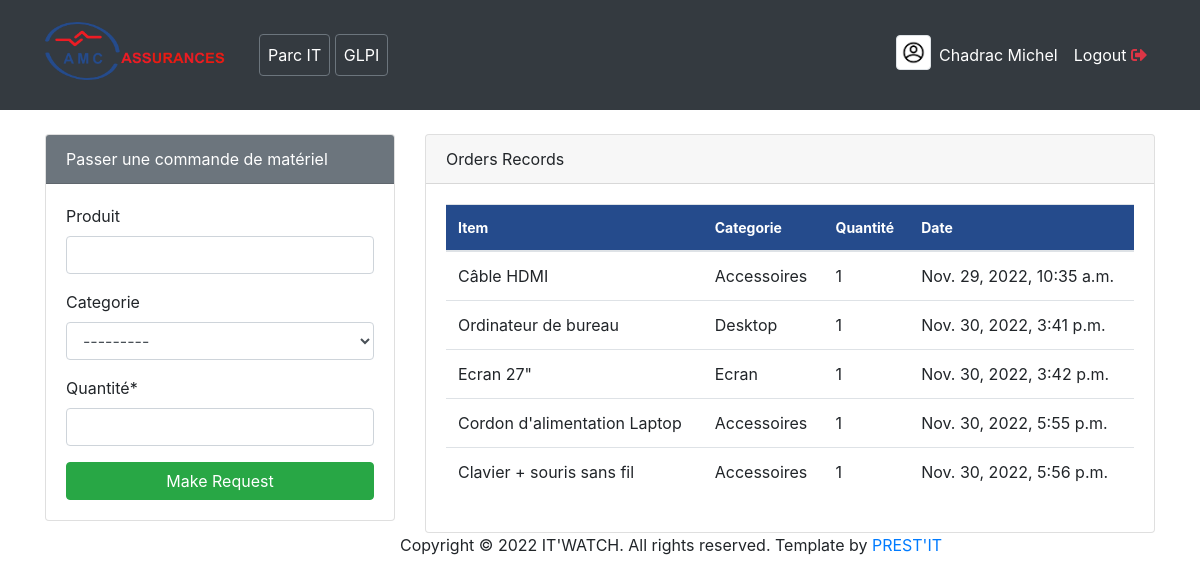
Before: / (signed in) with the older database file.
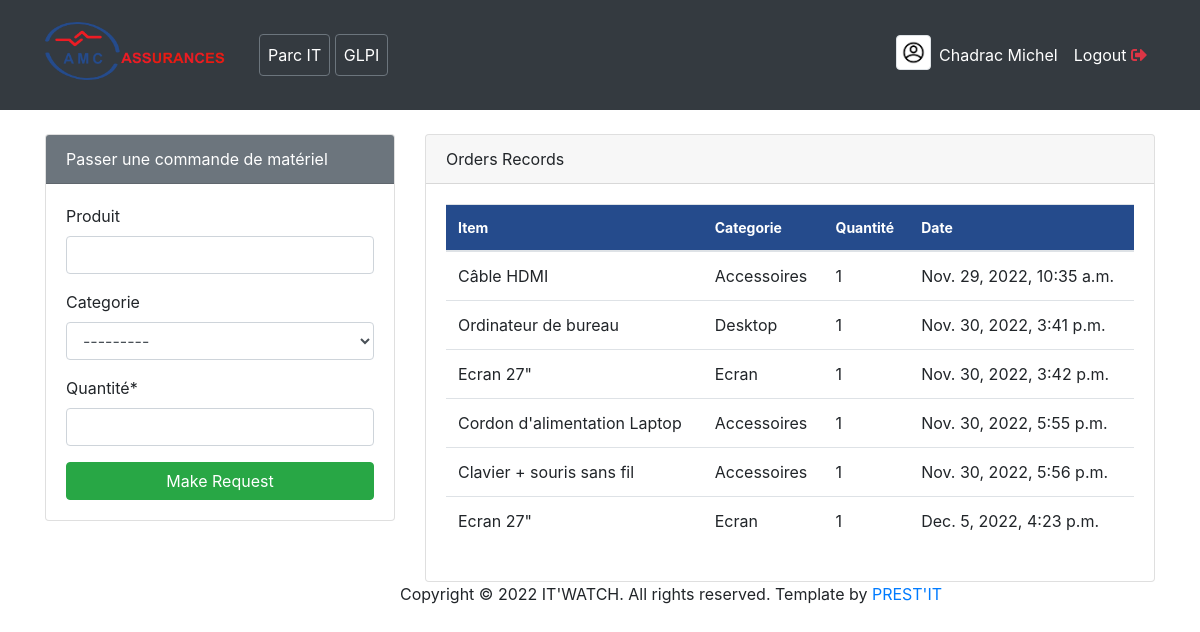
After: the same page with the newer database file.
### dashboard/models.py (models this page shows, shortened)
class Order(models.Model):
    product = models.CharField(max_length=255, blank=True, null=True,)
    category = models.CharField(max_length=255, blank=True, null=True, choices=CATEGORIE)
    staff = models.ForeignKey(User,on_delete=models.CASCADE, null=True)
    order_quantity = models.PositiveIntegerField(null=True)
    date = models.DateTimeField(auto_now_add=True )
    class Meta:
        verbose_name_plural = 'Order'  # On change le nom de cette table dans l'Admin Panel

### dashboard/views.py (the view)
# urls.py: path('', views.index, name='dashboard-index'),
@login_required()  # on met ce "decorators" pârtout où l'on veut que le user soit connecté avant d'y acceder
def index(request):
    orders = Order.objects.all()
    orders1 = Order.objects.values('product')
    products = Product.objects.all()
    if request.method == 'POST':
        form = OrderForm(request.POST)
        if form.is_valid():
            instance = form.save(commit=False)
            instance.staff = request.user
            instance.save()
            messages.success(request, "Requête enregistrée avec succès !")
            return redirect('dashboard-index')
    else:
        form = OrderForm()
    workers_count = User.objects.all().count()
    products_count = Product.objects.all().count()
    orders_count = Order.objects.all().count()
    ltp = Product.objects.filter(categorie='Laptop').count()
    laptop = int(ltp)
    dtp = Product.objects.filter(categorie='Desktop').count()
    desktop = int(dtp)
    onl = Product.objects.filter(categorie='Onduleur').count()
    onduleur = int(onl)
    imp = Product.objects.filter(categorie='Imprimante').count()
    imprimante = int(imp)
    svr = Product.objects.filter(categorie='Serveur').count()
    serveur = int(svr)
    ecr = Product.objects.filter(categorie='Ecran').count()
    ecran = int(ecr)
    nas = Product.objects.filter(categorie='Nas').count()
    nas = int(nas)
    fon= Product.objects.filter(categorie='Phone').count()
    phone = int(fon)
    pabx = Product.objects.filter(categorie='IPABX').count()
    ipabx = int(pabx)
    otr = Product.objects.filter(categorie='Autre').count()
    autre= int(otr)
    categorie_list = [
    'Laptop', 'Desktop', 'Onduleur','Imprimante', 'Serveur','Ecran',
    'Nas', 'Phone', 'IPABX', 'Autre'
    ]
    number_list = [
        laptop, desktop, onduleur, imprimante, serveur, ecran, nas,
        phone, ipabx, autre
    ]
    lp = Order.objects.filter(category='Laptop').count()
    lap = int(lp)
    dp = Order.objects.filter(category='Desktop').count()
    desk = int(dp)
    ond = Order.objects.filter(category='Onduleur').count()
    ond = int(ond)
    prt = Order.objects.filter(category='Imprimante').count()
    prt = int(prt)
    sv = Order.objects.filter(category='Serveur').count()
    sv= int(sv)
    ec = Order.objects.filter(category='Ecran').count()
    ec = int(ec)
    nasd = Order.objects.filter(category='Nas').count()
    nasd = int(nasd)
    fone= Order.objects.filter(category='Téléphonie').count()
    fone = int(fone)
    accs = Order.objects.filter(category='Accessoires').count()
    accs = int(accs)
    otre = Order.objects.filter(category='Autre').count()
    otre= int(otre)
    order_categorie = [
    'Laptop', 'Desktop', 'Onduleur','Imprimante', 'Serveur','Ecran',
    'Nas', 'Phone', 'Accesoires', 'Autre'
    ]
    order_number = [
        lap, desk, ond, prt, sv, ec, nasd,
        fone, accs, otre
    ]
    title = "Bienvenue sur IT'WATCH"
    context = {
        'title': title,
        'orders': orders,
        'orders1': orders1,
        'form': form,
        'products': products,
        'workers_count': workers_count,
        'products_count': products_count,
        'orders_count': orders_count,
        'categorie_list': categorie_list,
        'number_list': number_list,
        'order_categorie': order_categorie,
        'order_number': order_number,
    }
    return render(request, 'dashboard/index.html', context)

### dashboard/forms.py
class OrderForm(forms.ModelForm):
    class Meta:
        model = Order
        fields = ['product', 'category', 'order_quantity', ]
        labels = {
            'product': 'Produit',
            'category': 'Categorie',
            'order_quantity': 'Quantité',
        }

### dashboard/templates/dashboard/index.html
{% extends 'partials/base.html' %}
{% block content%}
{% if user.is_authenticated and user.is_staff and user.is_superuser %}
    {% include 'partials/topnav.html' %}
    <div class="container">
        <div class="row my-5">
            <div class="col-md-6">
                <div class="card-header text-white" style="background-color:rgba(143, 94, 29, 0.701);">
                    <h4>Tendances des commandes / catégorie </h4>
                </div>
                <div class="bg-white">
                    <canvas id="myChart1" width="400" height="300"></canvas>
                    <script>
                        var ctx = document.getElementById('myChart1').getContext('2d');
                        var myChart1 = new Chart(ctx, {
                            type: 'pie',
                            data: {
                                labels: [{% for order in order_categorie %} '{{order}}', {% endfor %}],
                                datasets: [{
                                    label: 'Orders',
                                    data: [{% for order in order_number %} '{{order}}', {% endfor %}],
                                    backgroundColor: [
                                        'rgba(255, 99, 132, 1)',
                                        'rgba(54, 162, 235, 1)',
                                        'rgba(255, 206, 86, 1)',
                                        'rgba(75, 192, 192, 1)',
                                        'rgba(153, 102, 255, 1)',
                                        'rgba(25, 159, 64, 1)',
                                        'rgba(32, 99, 132, 1)',
                                        'rgba(54, 162, 235, 1)',
                                        'rgba(22, 106, 112, 1)',
                                        'rgba(75, 192, 192, 1)',
                                        'rgba(15, 102, 74, 1)',
                                        'rgba(255, 159, 64, 1)'
                                    ],
                                    borderColor: [
                                        'rgba(255, 99, 132, 1)',
                                        'rgba(54, 162, 235, 1)',
                                        'rgba(255, 206, 86, 1)',
                                        'rgba(75, 192, 192, 1)',
                                        'rgba(153, 102, 255, 1)',
                                        'rgba(255, 159, 64, 1)',
                                        'rgba(32, 99, 132, 1)',
                                        'rgba(54, 162, 235, 1)',
                                        'rgba(232, 206, 86, 1)',
                                        'rgba(75, 192, 192, 1)',
                                        'rgba(153, 102, 255, 1)',
                                        'rgba(255, 159, 64, 1)'
                                    ],
                                    borderWidth: 1
                                }]
                            },
                            options: {
                                scales: {
                                    yAxes: [{
                                        ticks: {
                                            beginAtZero: true
                                        }
                                    }]
                                }
                            }
                        });
                    </script>
                </div>
            </div>
            <div class="col-md-6">
                <div class="card-header text-white" style="background-color:rgb(37, 75, 140);">
                    <h4>Tendances matériel IT / catégorie </h4>
                </div>
                <div class="bg-white">
                    <canvas id="myChart" width="400" height="300"></canvas>
                    <script>
                        var ctx = document.getElementById('myChart').getContext('2d');
                        var myChart = new Chart(ctx, {
                            type: 'bar',
                            data: {
                                labels: [{% for categorie in categorie_list %} '{{categorie}}', {% endfor %}],
                                datasets: [{
                                    label: '',
                                    data: [{% for number in number_list %} '{{number}}', {% endfor %}],
                                    backgroundColor: [
                                        'rgba(255, 99, 132, 1)',
                                        'rgba(54, 162, 235, 1)',
                                        'rgba(255, 206, 86, 1)',
                                        'rgba(75, 192, 192, 1)',
                                        'rgba(153, 102, 255, 1)',
                                        'rgba(25, 159, 64, 1)',
                                        'rgba(32, 99, 132, 1)',
                                        'rgba(54, 162, 235, 1)',
                                        'rgba(232, 206, 86, 1)',
                                        'rgba(75, 192, 192, 1)',
                                        'rgba(153, 102, 255, 1)',
                                        'rgba(255, 159, 64, 1)'
                                    ],
                                    borderColor: [
                                        'rgba(255, 99, 132, 1)',
                                        'rgba(54, 162, 235, 1)',
                                        'rgba(255, 206, 86, 1)',
                                        'rgba(75, 192, 192, 1)',
                                        'rgba(153, 102, 255, 1)',
                                        'rgba(255, 159, 64, 1)',
                                        'rgba(32, 99, 132, 1)',
                                        'rgba(54, 162, 235, 1)',
                                        'rgba(232, 206, 86, 1)',
                                        'rgba(75, 192, 192, 1)',
                                        'rgba(153, 102, 255, 1)',
                                        'rgba(255, 159, 64, 1)'
                                    ],
                                    borderWidth: 1
                                }]
                            },
                            options: {
                                scales: {
                                    yAxes: [{
                                        ticks: {
                                            beginAtZero: true
                                        }
                                    }]
                                }
                            }
                        });
                    </script>
                </div>
            </div>
        </div>
    </div>
{% else %}
    {% include 'dashboard/staff_index.html' %}
{% endif %}
{% endblock content%}

### dashboard/templates/dashboard/staff_index.html
{% load crispy_forms_tags %}
<div class="container">
    <div>
        <div class="row mt-4">
            <div class="col-md-4">
                <div class="card">
                    <div class="bg-secondary card-header text-white" >
                        Passer une commande de matériel
                    </div>
                    <div class="card-body">
                        <form method="POST"> {% csrf_token %}
                            {{form | crispy }}
                            <input class="btn btn-success btn-block" type="submit" value="Make Request">
                        </form>
                    </div>
                </div>
            </div>
            <div class="col-md-8">
                <div class="card">
                    <div class="card-header">
                        Orders Records
                    </div>
                    <div class="card-body">
                        <table class="table bg-white">
                            <thead class="text-white" style="background-color: rgb(37, 75, 140);font-size:14px ;">
                                <tr>
                                    <th scope="col">Item</th>
                                    <th scope="col">Categorie</th>
                                    <th scope="col">Quantité</th>
                                    <th scope="col">Date</th>
                                </tr>
                            </thead>
                            <tbody>
                                {% for order in orders %}
                                    {% if order.staff == user %}
                                        <tr>
                                            <td>{{order.product}}</td>
                                            <td>{{order.category}}</td>
                                            <td>{{order.order_quantity}}</td>
                                            <td>{{order.date}}</td>
                                        </tr>
                                    {% endif %}
                                {% endfor %}
                            </tbody>
                        </table>
                    </div>
                </div>
            </div>
        </div>
    </div>
</div>

Changed rows visible on the page:
added Order: product "Ecran 27\"", category "Ecran", order_quantity "1", date "Dec. 5, 2022, 4:23 p.m."
